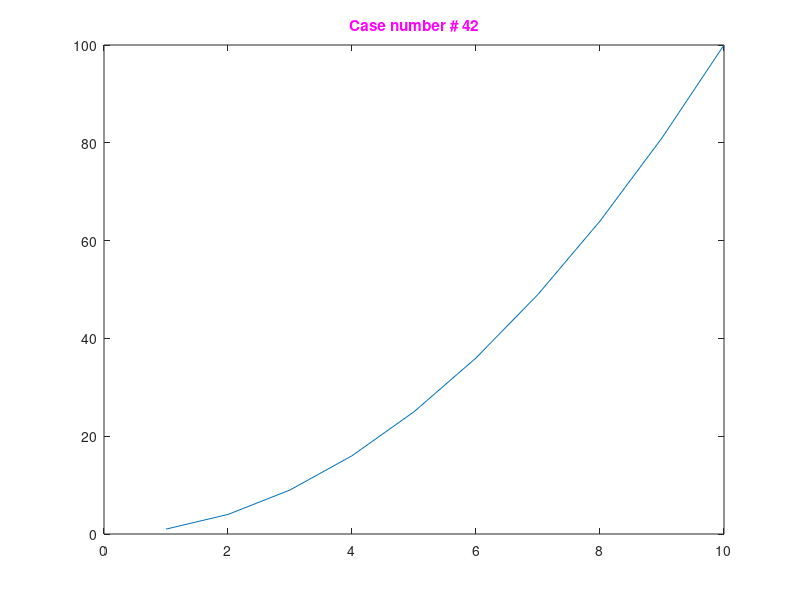

Source code (MATLAB): (Note: this script raises an error after producing the figure.)
%=============================================================================
% Copyright (c) 2016-present Allan CORNET (Nelson)
%=============================================================================
% This file is part of Nelson.
%=============================================================================
% LICENCE_BLOCK_BEGIN
% SPDX-License-Identifier: LGPL-3.0-or-later
% LICENCE_BLOCK_END
%=============================================================================
% <--ADV-CLI MODE-->
%=============================================================================
f = figure();
plot((1:10).^2);
t = title('Case number # 42', 'Color', 'm');
assert_isequal(t.Type, 'text');
assert_isequal(t.String, 'Case number # 42');
assert_isequal(t.Color, [1 0 1]);
%=============================================================================
f = figure();
ax = gca();
ax.Visible = 'off';
t = title('Text not visible', 'Color', 'm');
assert_isequal(t.Visible, 'off');
ax.Visible = 'on';
assert_isequal(t.Visible, 'on');
t.Visible = 'off';
assert_isequal(t.Visible, 'off');
%=============================================================================
f = figure();
ax = gca();
ax.Visible = 'off';
t = title('Text not visible', 'Color', 'm', 'Visible', 'on');  
assert_isequal(t.Visible, 'on');
ax.Visible = 'off';
assert_isequal(t.Visible, 'off');
%=============================================================================
